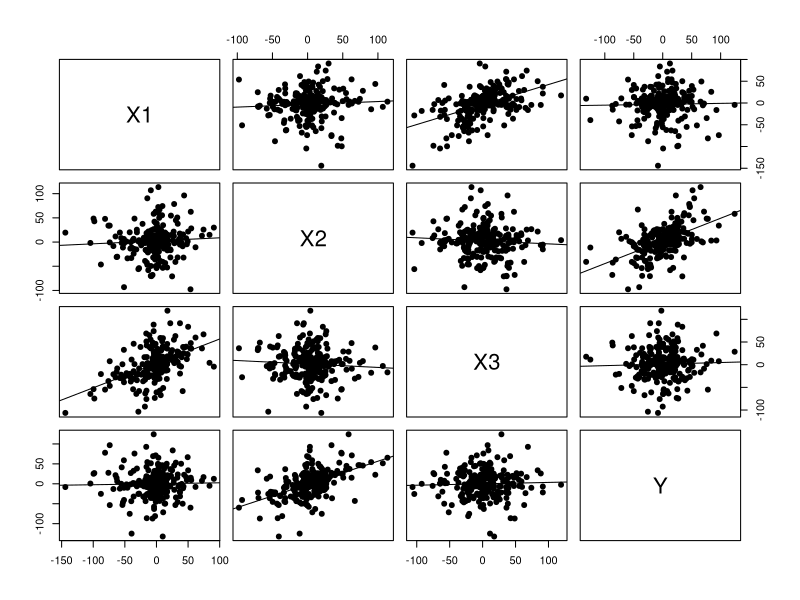
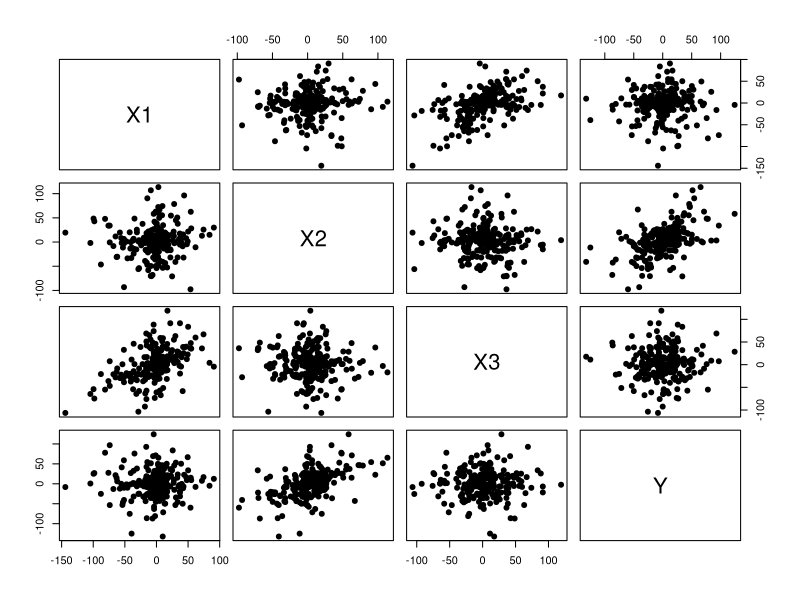

R code for these plots, in order:
## ---- chunk 1
knitr::opts_chunk$set(echo = FALSE, fig.align='center')
library(DiagrammeR)
library(ggplot2)
library(knitr)
library(kableExtra)
## ---- chunk 2
set.seed(5)
x <- rnorm(500, sd=runif(500, 2, 50))
x2 <- 0.5 *x + rnorm(500, sd=runif(500, 2, 50))
d <- matrix(c(round(x, 2),round(x2, 2)), 250)
colnames(d) <-   c("X1","X2", "X3", "Y")

panel_regression_line = function(x,y, ...){
  points(x,y,...)
  linear_regression = lm(y~x)
  linear_regression_line = abline(linear_regression)
}


pairs(d, pch = 19, lower.panel=panel_regression_line, upper.panel = panel_regression_line)
## ---- chunk 3
set.seed(5)
x <- rnorm(500, sd=runif(500, 2, 50))
x2 <- 0.5 *x + rnorm(500, sd=runif(500, 2, 50))
d <- matrix(c(round(x, 2),round(x2, 2)), 250)
V <- cov(d)
colnames(V)  <- c("X1","X2", "X3", "Y")
rownames(V)  <- c("X1","X2", "X3", "Y")
kable(V, digits = 2)
## ---- chunk 4
set.seed(5)
x <- rnorm(500, sd=runif(500, 2, 50))
x2 <- 0.5 *x + rnorm(500, sd=runif(500, 2, 50))
d <- matrix(c(x,x2), 250)
V <- cov(d)
colnames(V)  <- c("X1","X2", "X3", "Y")
rownames(V)  <- c("X1","X2", "X3", "Y")
kable(cov2cor(V),  digits = 2)
## ---- chunk 5
knitr::opts_chunk$set(echo = FALSE, fig.align = 'center')
library(knitr)
library(kableExtra)

# Standardized path coefficients used throughout
r <- 0.30   # X1 <-> X2 (exogenous correlation)
a <- 0.60   # X1 -> Y1
b <- 0.40   # X2 -> Y1
c <- 0.50   # Y1 -> Y2
d <- 0.30   # X1 -> Y2 (direct)

# Implied correlation matrix as a table, optionally highlighting cells (worked example)
mat_tab <- function(hl = list()) {
  Mc <- formatC(M, format = "f", digits = 3)
  dimnames(Mc) <- dimnames(M)
  for (cell in hl) {
    Mc[cell[1], cell[2]] <- cell_spec(Mc[cell[1], cell[2]], format = "html", background = "#ffe3e3", bold = TRUE)
    if (cell[1] != cell[2])
      Mc[cell[2], cell[1]] <- cell_spec(Mc[cell[2], cell[1]], format = "html", background = "#ffe3e3", bold = TRUE)
  }
  kable(Mc, format = "html", escape = FALSE, align = "c") |>
    kable_styling(full_width = FALSE, bootstrap_options = "bordered", font_size = 20)
}
## ---- chunk 6
rX1Y1 <- a + b*r
rX2Y1 <- b + a*r
rX1Y2 <- d + a*c + r*b*c
rX2Y2 <- b*c + r*d + r*a*c
rY1Y2 <- c + a*d + b*r*d

M <- diag(4)
dimnames(M) <- list(c("X1","X2","Y1","Y2"), c("X1","X2","Y1","Y2"))
M["X1","X2"] <- M["X2","X1"] <- r
M["X1","Y1"] <- M["Y1","X1"] <- rX1Y1
M["X2","Y1"] <- M["Y1","X2"] <- rX2Y1
M["X1","Y2"] <- M["Y2","X1"] <- rX1Y2
M["X2","Y2"] <- M["Y2","X2"] <- rX2Y2
M["Y1","Y2"] <- M["Y2","Y1"] <- rY1Y2

kable(M, digits = 3) |>
  kable_styling(bootstrap_options = c("bordered"), full_width = FALSE)
## ---- chunk 7
mat_tab(list(c("X1","Y1"), c("X2","Y1")))
## ---- chunk 8
mat_tab(list(c("X1","Y2"), c("X2","Y2")))
## ---- chunk 9
mat_tab(list(c("Y1","Y2")))
## ---- chunk 10
mat_tab(list(c("X1","Y2")))
## ---- chunk 11
R2_Y1 <- a^2 + b^2 + 2*a*b*r
R2_Y2 <- c^2 + d^2 + 2*c*d*rX1Y1
tab <- data.frame(
  Variable = c("Y<sub>1</sub>", "Y<sub>2</sub>"),
  R2       = round(c(R2_Y1, R2_Y2), 3),
  zeta     = round(sqrt(1 - c(R2_Y1, R2_Y2)), 3)
)
kable(tab, format = "html", escape = FALSE, align = "c",
      col.names = c("Variable", "R<sup>2</sup>",
                    "&zeta; = &radic;(1 &minus; R<sup>2</sup>)")) |>
  kable_styling(full_width = FALSE)
## ---- chunk 12
mat_tab(list(c("Y1","Y1"), c("Y2","Y2")))
## ---- chunk 13
set.seed(5)
x <- rnorm(500, sd=runif(500, 2, 50))
x2 <- 0.5 *x + rnorm(500, sd=runif(500, 2, 50))
d <- matrix(c(x,x2), 250)
colnames(d) <-   c("X1","X2", "X3", "Y")
pairs(d, pch = 19)
